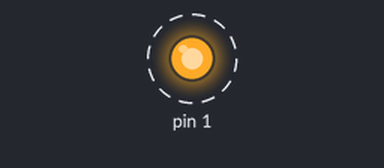
This sketch was run on a simulated Arduino Uno, built with avr-gcc and run on an emulated ATmega328P. On the bench: output pins drawn as LEDs (lit = HIGH). Dashed ring = blinking.

Above: at 0.2 s.
Timing chart, 0 to 3.0 s (numbered marks = the images above):
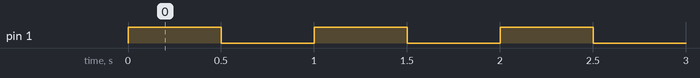

Measured:
- by itself, pin 1: alternates HIGH for 0.50 s and LOW for 0.50 s

The sketch:

led.c.ino
```cpp
 int i=0;
void setup()
{

  for(i=0;i<3;i++)
  {
    pinMode(1, OUTPUT);
  }


}


void loop()
{
  for(i=0;i<3;i++)
  {
    digitalWrite(1, HIGH);
    delay(500); // Wait for 1000 millisecond(s)
    digitalWrite(1, LOW);
    delay(500); // Wait for 1000 millisecond(s)
  }

}
```
